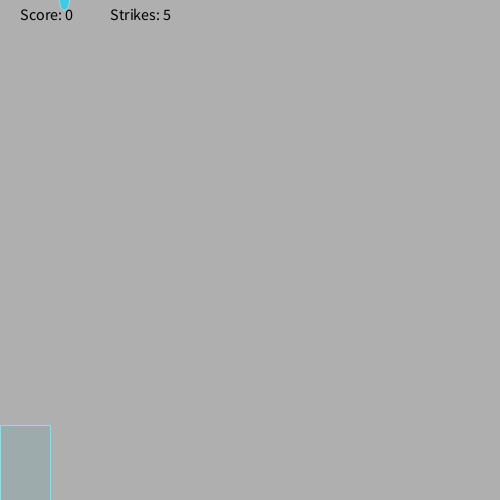
Frame 1 (no input)
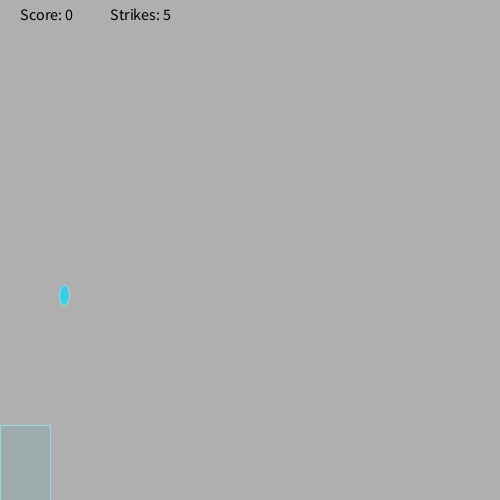
Frame 60 (the mouse pressed at the canvas centre just before this capture)
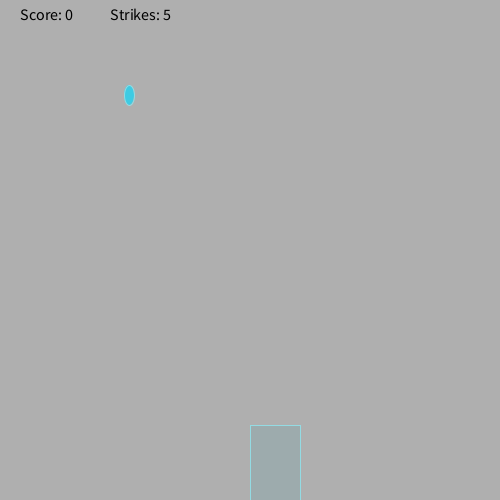
Frame 120 (the mouse held since frame 60 and released just before this capture)

The Processing sketch that drew these frames (run headless with seeded random() and noise(); from frame 60 on, the mouse is pressed at the canvas centre):

// Processing sketch: RainGame
// ── RainGame.pde
int y=0;
int randomNumber = (int) random(width);
int score = 0;
int strike = 5;
void setup(){
  size(500,500);
}

void draw(){
  background(175,175,175);
  if (strike==0){
    textSize(50);
    text("YOU LOSE", 125, 250);
     }
  else if (score>=100){
   textSize(50);
  text("YOU WIN", 125, 250); 
  }
  else{
  fill(0, 0, 0);
  textSize(16);
  text("Score: " + score, 20, 20);
  text("Strikes: " + strike, 110, 20);
  fill(62,203,227);
  stroke(147,219,227);
  ellipse(randomNumber,y,10,20);
    if (score<10){
    y=y+5;
  }
  else if (score>=10 && score<20){
    y=y+6;
  }
  else if (score>=20 && score<30){
    y=y+7;
  }
  else if (score>=30 && score<40){
    y=y+8;
  }
  else if (score>=40 && score<50){
    y=y+9;
  }
  else if (score>=50 && score<90){
    y=y+10;
  }
  else if (score>=90 && score<100){
    y=y+15;
  }
  fill(157,171,173);
  rect(mouseX, 425, 50, 75);
  if (y>=500) {
    checkCatch(randomNumber);
    y=0;
    randomNumber = (int) random(width);
  }
  }
}

void checkCatch(int x){
     if (x > mouseX && x < mouseX+100)
          score++;
     else if (score > 0) {
          strike--;
     }
     println("Your score is now: " + score); }
